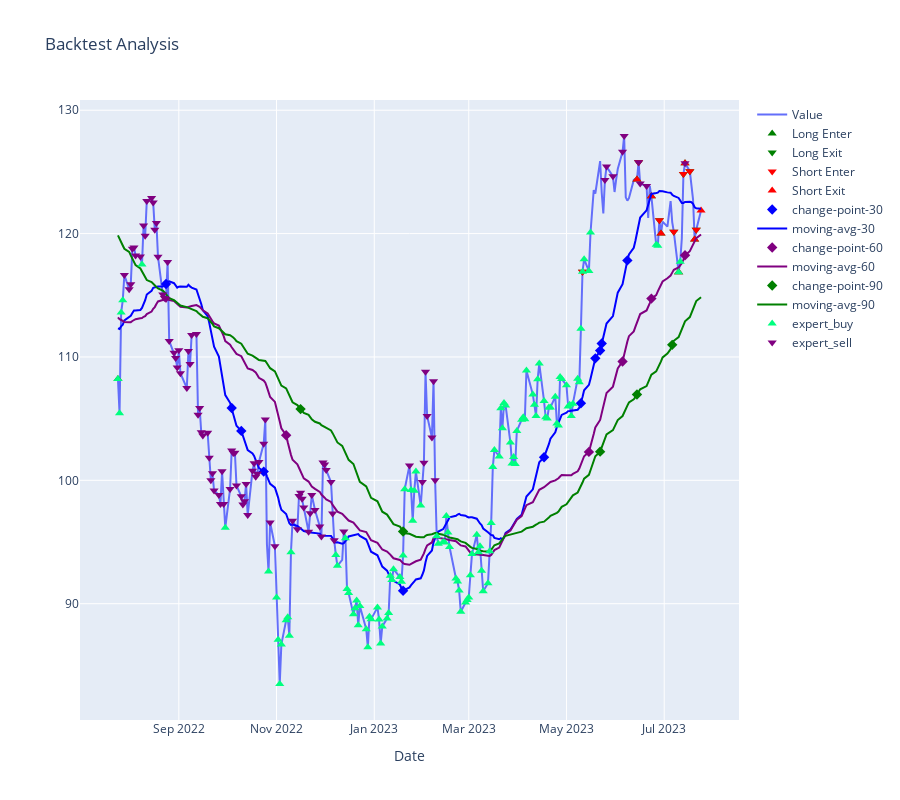
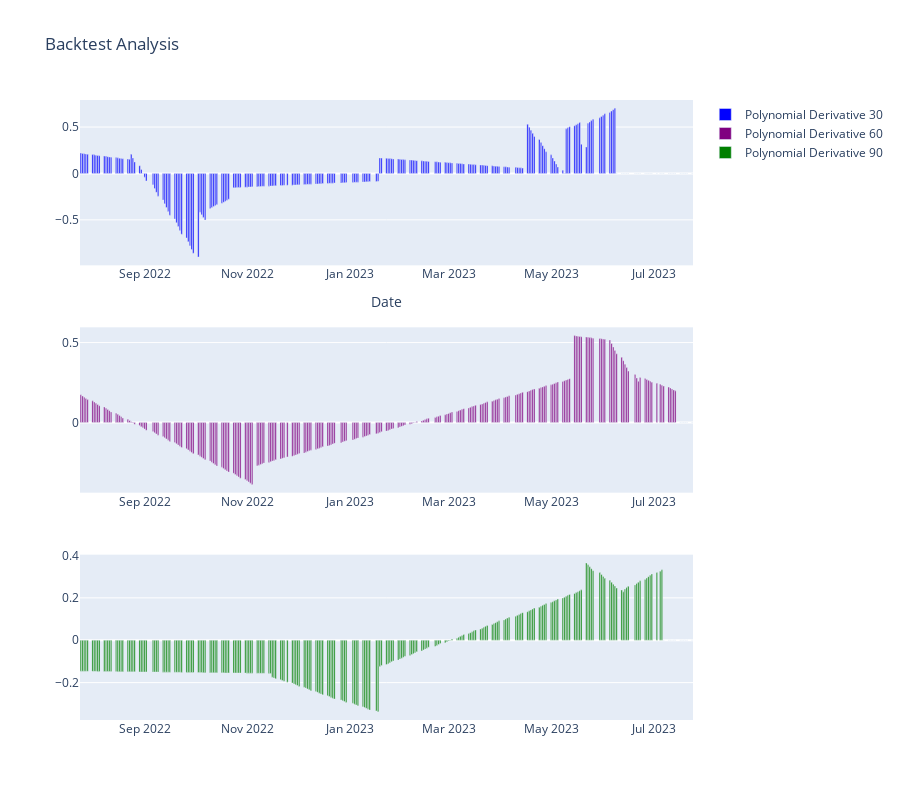

The notebook cell these images were saved under, in order:
### Code cell
%load_ext autoreload
%autoreload 2

import matplotlib.pyplot as plt
import seaborn as sns 
import pandas as pd
import numpy as np
import bocd
from sklearn.preprocessing import PolynomialFeatures
from sklearn.linear_model import LinearRegression
import yfinance as yf

from machine_learning_finance import (analyze_trades, 
    plot_backtest_analysis, RangeTrainingWindowUtil,
    metrics_to_dataframe, TraderEnv, make_price_marker_from_boolean, add_marker, add_line)

import plotly.graph_objs as go
from plotly.subplots import make_subplots
from plotly.offline import init_notebook_mode
from datetime import datetime, timedelta

init_notebook_mode(connected=True)
windows = [300, 600, 900, 1500]

symbol = "GOOG"
file = f"../backtests/{symbol}-model-back-test.csv"
period = 365
pd.options.display.max_rows = None
inverse = None # set to anything to graph inverse longs

def plot_win_loss(file, metrics):
    ledger = pd.read_csv(file)
    # Set the style for the plots
    sns.set(style='whitegrid')

    # Create a bar plot for profit and loss stats
    profit_stats, loss_stats = metrics['profit_stats'], metrics['loss_stats']
    profit_loss_df = pd.DataFrame([profit_stats, loss_stats], columns=['min', 'max', 'mean', 'median', 'std'], index=['profit', 'loss'])

    plt.figure(figsize=(12, 6))
    ax = sns.barplot(data=profit_loss_df.transpose(), palette='muted')
    ax.set_title('Profit and Loss Statistics')
    ax.set_ylabel('Value')

    # Show the plot
    plt.show()


        
def analyze_and_graph_range(file, symbol, start, end, df):
    ledger = pd.read_csv(file)
    hist_df, test_df = create_train_test_windows(df, start=start, end=end)    
    test_df = calc_probabilties_without_lookahead(test_df, hist_df, hist_cutoff="2023-05-15")
    plot_backtest_analysis(test_df, ledger, inverse=symbol)
    return ledger, test_df
   
def analyze_and_graph(file, symbol, period, df):
    ledger = pd.read_csv(file)
    now = datetime.now()
    start = now - timedelta(days=365)
    start = start.strftime('%Y-%m-%d')
    end = now.strftime('%Y-%m-%d')
    training_window = RangeTrainingWindowUtil(df, start, end)
    env = TraderEnv(symbol, training_window.test_df, training_window.hist_df)
    
    
    fig = plot_backtest_analysis(env.orig_timeseries_with_analytics, ledger, inverse=inverse)

    # convert each change point column to price of the average in question
    analytics_df = env.orig_timeseries_with_analytics
    periods=[30, 60, 90]
    colors=["blue", "purple", "green"]
    for period, color in zip(periods, colors):        
        marker_col =  f"cp-loc-{period}"
        trend_col = f"trend-{period}"
        analytics_df = make_price_marker_from_boolean(analytics_df, f"change-point-{period}", f"trend-{period}", marker_col) 
        add_marker(fig, analytics_df, marker_col, f"change-point-{period}", "diamond", 8, color)
        add_line(fig, analytics_df, trend_col, f"moving-avg-{period}", color)

    analytics_df["expert"] = env.expert_actions
    analytics_df["expert_buy"] =  np.where(analytics_df["expert"] == 1, analytics_df["Close"], np.nan)
    analytics_df["expert_sell"] =  np.where(analytics_df["expert"] == 2, analytics_df["Close"], np.nan)
    add_marker(fig, analytics_df, "expert_buy", "expert_buy", "triangle-up", 8, "springgreen")
    add_marker(fig, analytics_df, "expert_sell", "expert_sell", "triangle-down", 8, "purple")

    fig.update_layout(title='Backtest Analysis', xaxis_title='Date', height=800)
    fig.show()

    
    fig = make_subplots(rows=3, cols=1)
    indexes=[1,2,3]
    for period, color, index in zip(periods, colors, indexes):        
        fig.add_trace(go.Bar(x=analytics_df.index, y=analytics_df[f'polynomial_derivative-{period}'], marker=dict(color=f'{color}', colorscale='Viridis'), name=f'Polynomial Derivative {period}'), row=index, col=1)

    fig.update_layout(title='Backtest Analysis', xaxis_title='Date', height=800)
    fig.show()

    return ledger, training_window.test_df, env, analytics_df

ticker_obj = yf.download(tickers=symbol)
df = pd.DataFrame(ticker_obj)


ledger, df2, env, analytics_df = analyze_and_graph(file, symbol, 365*4, df)    
#ledger, df2 = analyze_and_graph_range(file, symbol, "03-27-2020", "12-17-2021", df)

# Display metrics as text
metrics = analyze_trades(ledger, symbol, period)
metrics["file"] = file
metrics_df = metrics_to_dataframe(metrics) 
analytics_df
#df2[["moving_avg", "change_points", "rt", "Close"]]

### Figure 1 — Plotly figure (JSON) as saved in the notebook; plotly's stock layout.template omitted (floating-point values rounded to 4 significant figures; data arrays with more than 128 entries replaced by an {"elided": "..."} marker saying what was removed)
{"data": [{"mode": "lines", "name": "Value", "type": "scatter", "x": {"elided": "251 str values"}, "y": {"elided": "251 float values"}}, {"marker": {"color": "green", "size": 8, "symbol": "triangle-up"}, "mode": "markers", "name": "Long Enter", "type": "scatter", "x": {"elided": "251 str values"}, "y": {"elided": "251 float values"}}, {"marker": {"color": "green", "size": 8, "symbol": "triangle-down"}, "mode": "markers", "name": "Long Exit", "type": "scatter", "x": {"elided": "251 str values"}, "y": {"elided": "251 float values"}}, {"marker": {"color": "red", "size": 8, "symbol": "triangle-down"}, "mode": "markers", "name": "Short Enter", "type": "scatter", "x": {"elided": "251 str values"}, "y": {"elided": "251 float values"}}, {"marker": {"color": "red", "size": 8, "symbol": "triangle-up"}, "mode": "markers", "name": "Short Exit", "type": "scatter", "x": {"elided": "251 str values"}, "y": {"elided": "251 float values"}}, {"marker": {"color": "blue", "size": 8, "symbol": "diamond"}, "mode": "markers", "name": "change-point-30", "type": "scatter", "x": {"elided": "251 str values"}, "y": {"elided": "251 float values"}}, {"line": {"color": "blue"}, "mode": "lines", "name": "moving-avg-30", "type": "scatter", "x": {"elided": "251 str values"}, "y": {"elided": "251 float values"}}, {"marker": {"color": "purple", "size": 8, "symbol": "diamond"}, "mode": "markers", "name": "change-point-60", "type": "scatter", "x": {"elided": "251 str values"}, "y": {"elided": "251 float values"}}, {"line": {"color": "purple"}, "mode": "lines", "name": "moving-avg-60", "type": "scatter", "x": {"elided": "251 str values"}, "y": {"elided": "251 float values"}}, {"marker": {"color": "green", "size": 8, "symbol": "diamond"}, "mode": "markers", "name": "change-point-90", "type": "scatter", "x": {"elided": "251 str values"}, "y": {"elided": "251 float values"}}, {"line": {"color": "green"}, "mode": "lines", "name": "moving-avg-90", "type": "scatter", "x": {"elided": "251 str values"}, "y": {"elided": "251 float values"}}, {"marker": {"color": "springgreen", "size": 8, "symbol": "triangle-up"}, "mode": "markers", "name": "expert_buy", "type": "scatter", "x": {"elided": "251 str values"}, "y": {"elided": "251 float values"}}, {"marker": {"color": "purple", "size": 8, "symbol": "triangle-down"}, "mode": "markers", "name": "expert_sell", "type": "scatter", "x": {"elided": "251 str values"}, "y": {"elided": "251 float values"}}], "layout": {"height": 800, "title": {"text": "Backtest Analysis"}, "xaxis": {"title": {"text": "Date"}}}}

### Figure 2 — Plotly figure (JSON) as saved in the notebook; plotly's stock layout.template omitted (floating-point values rounded to 4 significant figures; data arrays with more than 128 entries replaced by an {"elided": "..."} marker saying what was removed)
{"data": [{"marker": {"color": "blue", "colorscale": [[0, "#440154"], [0.1111, "#482878"], [0.2222, "#3e4989"], [0.3333, "#31688e"], [0.4444, "#26828e"], [0.5556, "#1f9e89"], [0.6667, "#35b779"], [0.7778, "#6ece58"], [0.8889, "#b5de2b"], [1, "#fde725"]]}, "name": "Polynomial Derivative 30", "type": "bar", "x": {"elided": "251 str values"}, "xaxis": "x", "y": {"elided": "251 float values"}, "yaxis": "y"}, {"marker": {"color": "purple", "colorscale": [[0, "#440154"], [0.1111, "#482878"], [0.2222, "#3e4989"], [0.3333, "#31688e"], [0.4444, "#26828e"], [0.5556, "#1f9e89"], [0.6667, "#35b779"], [0.7778, "#6ece58"], [0.8889, "#b5de2b"], [1, "#fde725"]]}, "name": "Polynomial Derivative 60", "type": "bar", "x": {"elided": "251 str values"}, "xaxis": "x2", "y": {"elided": "251 float values"}, "yaxis": "y2"}, {"marker": {"color": "green", "colorscale": [[0, "#440154"], [0.1111, "#482878"], [0.2222, "#3e4989"], [0.3333, "#31688e"], [0.4444, "#26828e"], [0.5556, "#1f9e89"], [0.6667, "#35b779"], [0.7778, "#6ece58"], [0.8889, "#b5de2b"], [1, "#fde725"]]}, "name": "Polynomial Derivative 90", "type": "bar", "x": {"elided": "251 str values"}, "xaxis": "x3", "y": {"elided": "251 float values"}, "yaxis": "y3"}], "layout": {"height": 800, "title": {"text": "Backtest Analysis"}, "xaxis": {"anchor": "y", "domain": [0, 1], "title": {"text": "Date"}}, "xaxis2": {"anchor": "y2", "domain": [0, 1]}, "xaxis3": {"anchor": "y3", "domain": [0, 1]}, "yaxis": {"anchor": "x", "domain": [0.7333, 1]}, "yaxis2": {"anchor": "x2", "domain": [0.3667, 0.6333]}, "yaxis3": {"anchor": "x3", "domain": [0, 0.2667]}}}
